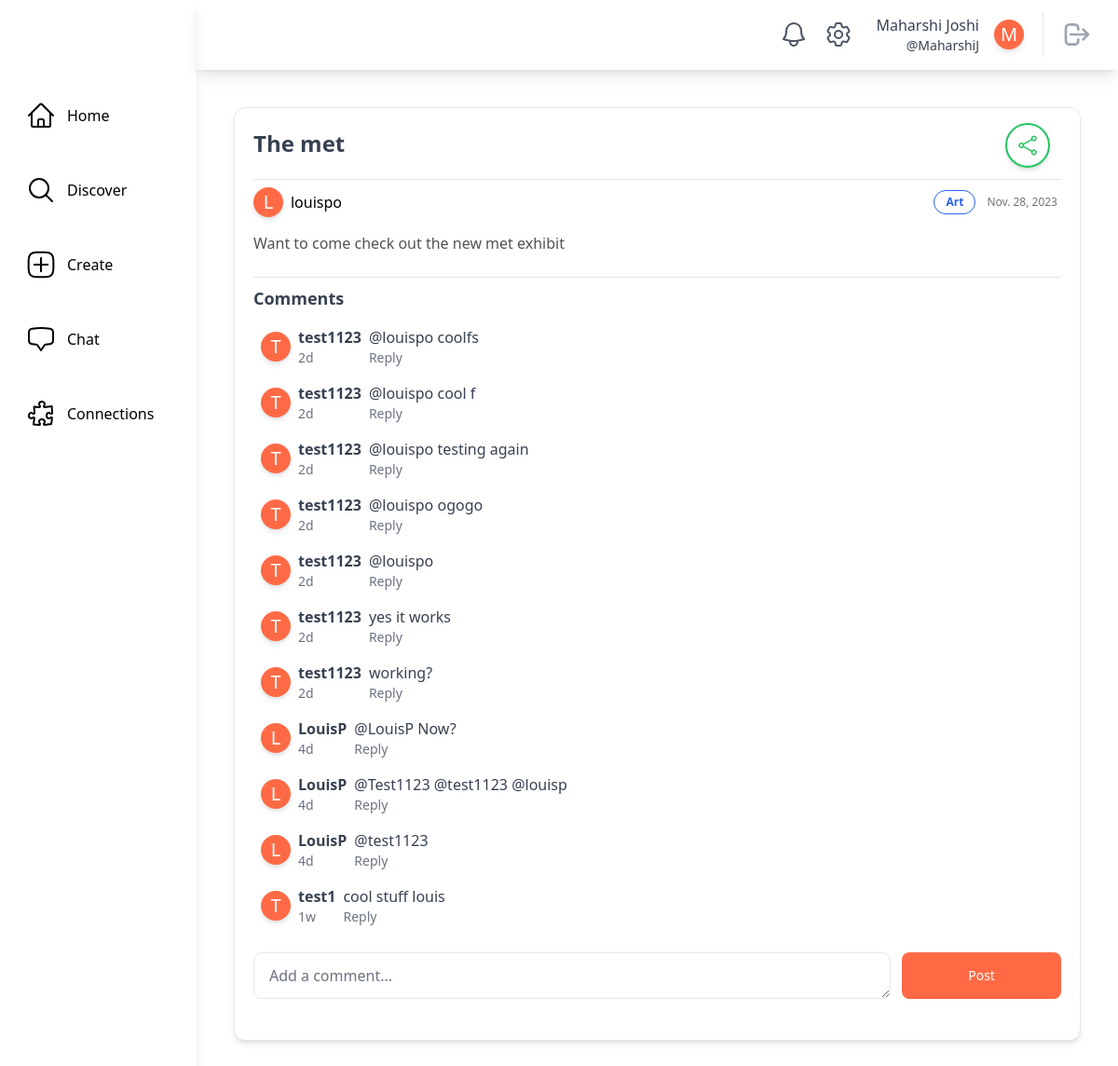
Before: /posts/post/louispo/9/ (signed in) with the older database file.
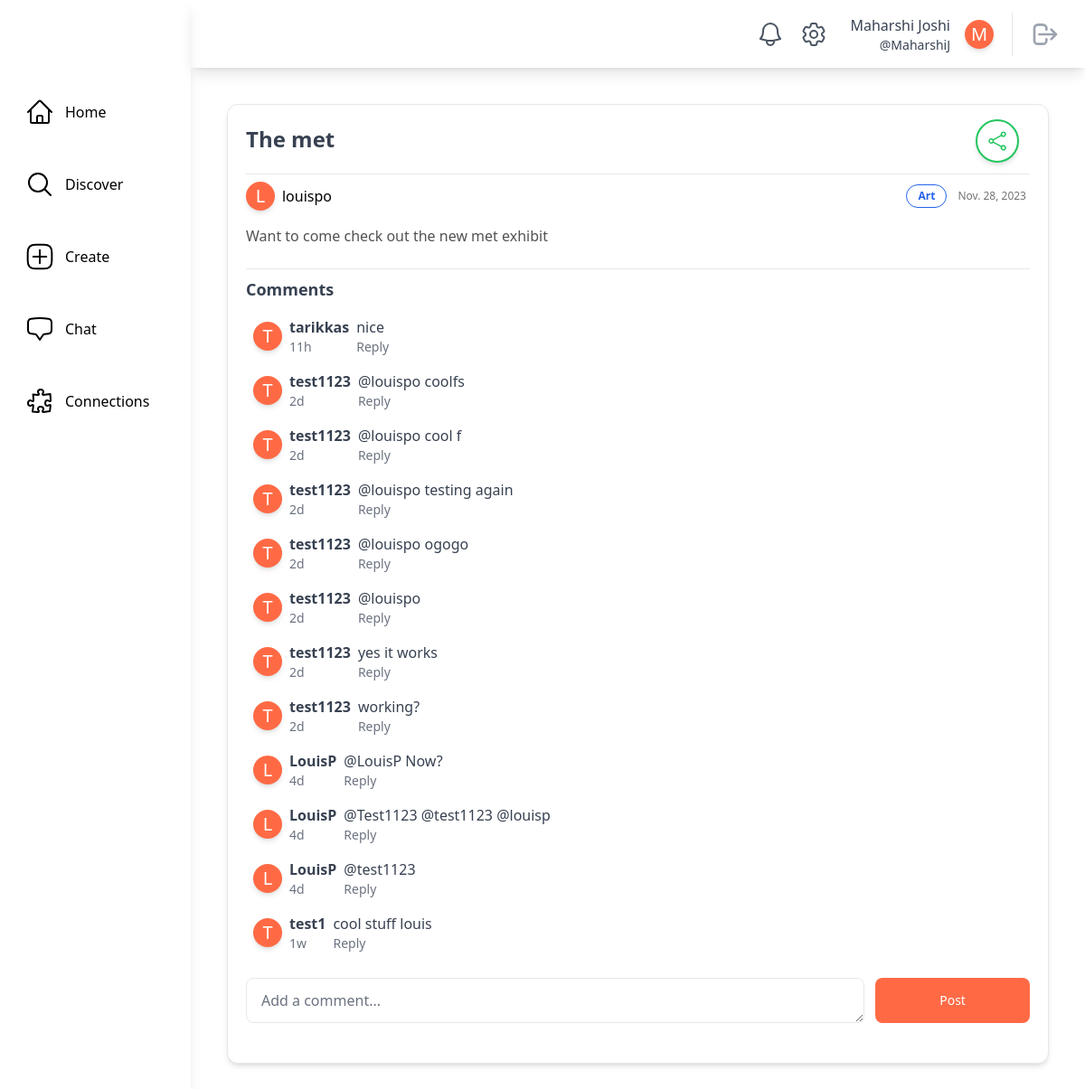
After: the same page with the newer database file.
### main/models.py (models this page shows)
class InterestTag(models.Model):
    name = models.CharField(max_length=50, unique=True)
    class Meta:
        db_table = "interest_tags"
        verbose_name_plural = "Interest Tags"
    def __str__(self):
        return self.name

class SocialUser(AbstractUser):
    class Pronouns(models.IntegerChoices):
        SHE = 1, _("She/Her")
        HE = 2, _("He/Him")
        THEY = 3, _("They/Them")
        OTHER = 4, _("Other/Prefer Not To Say")
    username = models.CharField(max_length=30, unique=True)
    email = models.EmailField(unique=True, default="@nyu.edu")
    full_name = models.CharField(max_length=50, default="")
    pronouns = models.IntegerField(default=Pronouns.OTHER, choices=Pronouns.choices)
    date_of_birth = models.DateField(null=True, validators=[validate_age])
    major = models.CharField(max_length=100, default="undeclared")
    tags = models.ManyToManyField(InterestTag, related_name="tags")
    profile_picture = models.ImageField(
        upload_to="profile_pics/", null=True, blank=True
    )
    timestamp = models.DateTimeField("timestamp", default=timezone.now)  # joined
    def get_absolute_url(self):
        return reverse("main:profile_page", kwargs={"username": self.username})

### posts/models.py (models this page shows, shortened)
class Comment(models.Model):
    post = models.ForeignKey(
        ActivityPost, on_delete=models.CASCADE, related_name="comments"
    )
    commentPoster = models.ForeignKey(
        settings.AUTH_USER_MODEL, on_delete=models.CASCADE
    )
    text = models.TextField()
    timestamp = models.DateTimeField("date commented")
    taggedUsers = models.ManyToManyField(
        settings.AUTH_USER_MODEL, related_name="taggedUsers"
    )

### posts/views.py (the view)
@method_decorator(login_required, name="dispatch")
class PostDetailsView(LoginRequiredMixin, generic.DetailView):
    model = ActivityPost
    template_name = "posts/post_details.html"
    context_object_name = "post"
    def get(self, request, *args, **kwargs):
        post = get_object_or_404(
            ActivityPost,
            poster__username=self.kwargs["poster"],
            pk=self.kwargs["pk"],
        )
        if (
            post.status == ActivityPost.PostStatus.DRAFT
            or post.status == ActivityPost.PostStatus.ARCHIVED
        ) and post.poster != request.user:
            return HttpResponseRedirect(reverse("main:home"))
        return super().get(request, *args, **kwargs)
    def get_context_data(self, **kwargs):
        context = super().get_context_data(**kwargs)
        comments = Comment.objects.filter(post=self.object).order_by("-timestamp")
        blocked_users = Block.objects.filter(blocker=self.request.user).values_list(
            "blocked_user", flat=True
        )
        blocking_users = Block.objects.filter(
            blocked_user=self.request.user
        ).values_list("blocker", flat=True)
        context["comments"] = comments.exclude(commentPoster__in=blocked_users).exclude(
            commentPoster__in=blocking_users
        )
        return context
    def post(self, request, *args, **kwargs):
        new_comment = self.request.POST.get("new_comment")
        if new_comment:
            poster = SocialUser(username=self.kwargs["poster"])
            post = ActivityPost(poster=poster, pk=self.kwargs["pk"])
            taggedUsername = [
                word[1:] for word in new_comment.split() if word.startswith("@")
            ]
            taggedUsers = SocialUser.objects.filter(username__in=taggedUsername)
            comment = Comment.objects.create(
                commentPoster=request.user,
                post=post,
                text=new_comment,
                timestamp=timezone.now(),
            )
            comment.taggedUsers.set(taggedUsers)
        return redirect(
            reverse_lazy(
                "posts:post_details",
                kwargs={
                    "poster": poster.username,
                    "pk": post.id,
                },
            )
        )
    def dispatch(self, request, *args, **kwargs):
        poster = self.kwargs["poster"]
        post = get_object_or_404(
            ActivityPost,
            poster__username=self.kwargs["poster"],
            pk=self.kwargs["pk"],
        )
        if (
            post.status != ActivityPost.PostStatus.ACTIVE
            and self.request.user.username != poster
        ):
            return self.handle_no_permission()
        return super().dispatch(request, *args, **kwargs)

### main/models.py (called while the page is built)
    @classmethod
    def count_unread_notifications(cls, user):
        return (
            cls.objects.filter(models.Q(recipient_user=user, is_read=False))
            .all()
            .order_by("-timestamp")
            .count()
        )

### main/templatetags/main_customfilters.py (called while the page is built)
@register.filter
def format_time_difference(timestamp):
    now = timezone.now()
    time_difference = now - timestamp
    days = time_difference.days
    seconds = time_difference.seconds
    years, remainder = divmod(days, 365)
    months, days = divmod(remainder, 30)
    weeks, days = divmod(days, 7)
    hours, remainder = divmod(seconds, 3600)
    minutes, _ = divmod(remainder, 60)
    if years > 0:
        return f"{years}y"
    elif months > 0:
        return f"{months}mo"
    elif weeks > 0:
        return f"{weeks}w"
    elif days > 0:
        return f"{days}d"
    elif hours > 0:
        return f"{hours}h"
    elif minutes > 0:
        return f"{minutes}m"
    else:
        return "Just now"

### theme/templatetags/theme_customfilters.py (called while the page is built)
@register.filter
def count_unread_notifications(user):
    return Notification.count_unread_notifications(user)

### posts/templates/posts/post_details.html (shortened to what this page needs)
{% extends "base.html" %}
{% load username_customfilters %}
{% block content %}
    <div class="rounded-xl border p-5 shadow-md bg-white m-10">
        <div class="flex flex-wrap w-full items-center justify-between border-b -mt-2">
           <div class="flex items-center text-2xl font-bold text-gray-700 mb-3">{{ post.title|capfirst }}</div>
            <div class="flex flex-wrap justify-self-end items-center">
                <div class="flex items-center justify-items-start mr-2 mb-2">
                    <div class="relative inline-flex items-center justify-center py-2 overflow-hidden font-medium text-green-500 transition duration-300 ease-out border-2 border-green-500 rounded-full shadow-md group w-12 h-12 m-1">
                        <span class="absolute flex items-center justify-center w-full h-full text-green-500 transition-all duration-300 ease group-hover:bg-green-500 group-hover:text-white">
                            <button id="copyLinkBtn">
                            </button>
                        </span>
                    </div>
                </div>
            </div>
        </div>
        <div class="flex flex-wrap w-full items-center justify-between">
            <a href="{% url 'main:profile_page' post.poster.username %}"
               class="flex items-center hover:bg-gray-100 rounded hover:text-gray-600 focus:bg-gray-100 focus:text-gray-600 mt-2">
               <div class="rounded-full h-8 w-8 bg-[#ff6a45] flex items-center justify-center shadow-md border-white transition duration-200 transform hover:scale-110">
                  {% if post.poster.profile_picture %}
                     {% comment %} Profile Picture with same shape {% endcomment %}
                  {% else %}
                     <span class="text-white text-xl">{{ post.poster.full_name|first|capfirst }}</span>
                  {% endif %}
               </div>
               <div class="flex items-center ml-2">
                  <div class="text-md font-regular">{{ post.poster.username }}</div>
               </div>
            </a>
            <div class="flex flex-wrap justify-self-end items-center">
                <div class="flex items-center justify-items-start mr-2 mt-2">
                    {% for tag in post.tags.all %}
                        <button class="mr-1 rounded-2xl border border-blue-600 text-blue-600 bg-white px-3 py-1 text-xs font-semibold">{{ tag }}</button>
                    {% endfor %}
                </div>
                <div class="text-xs text-neutral-500 text-right mr-1 mt-2">{{ post.timestamp.date }}</div>
            </div>
        </div>
        <div class="mt-4 mb-6">
            <div class="text-neutral-600">{{ post.description }}</div>
        </div>
        <div class="flex justify-between items-center mt-5 mb-4">
            <h2 class="text-lg font-semibold text-gray-700 border-t w-full pt-2">Comments</h2>
        </div>
        <div>
            {% if comments %}
                {% for comment in comments %}
                    {% include "posts/comment_card.html" with comment=comment %}
                {% endfor %}
            {% else %}
                <p>No comments yet! Add one to start the conversation.</p>
            {% endif %}
        </div>
        <form class="mt-6 mb-6" method="post">
            <div class="flex justify-between w-full mb-4">
                <textarea name="new_comment"
                          id="comment"
                          rows="1"
                          class="px-4 py-3 bg-white rounded-lg rounded-t-lg border border-gray-200 w-4/5 focus:ring-0 focus:outline-none"
                          placeholder="Add a comment..."
                          required></textarea>
                <button type="submit"
                        class="ml-3 w-1/5 py-3 text-sm font-medium text-center text-white bg-[#ff6a45] rounded-lg focus:ring-4">
                    Post
                </button>
            </div>
        </form>
    </div>
{% endblock content %}

### posts/templates/posts/comment_card.html (shortened to what this page needs)
{% load main_customfilters %}
{% load username_customfilters %}
<div class="rounded-xl bg-white mx-2 my-3">
    <div class="flex flex-wrap items-start">
        <a href="{% url 'main:profile_page' comment.commentPoster.username %}"
           class="flex items-center hover:bg-gray-100 rounded hover:text-gray-600 focus:bg-gray-100 focus:text-gray-600">
            <div class="rounded-full h-8 w-8 bg-[#ff6a45] flex items-center justify-center shadow-md border-white transition duration-200 transform hover:scale-110">
                {% if comment.commentPoster.profile_picture %}
                {% else %}
                    <span class="text-white text-xl">{{ comment.commentPoster.full_name|first|capfirst }}</span>
                {% endif %}
            </div>
            <div class="ml-2">
                <div class="text-md font-semibold text-gray-700">{{ comment.commentPoster.username }}</div>
                <div class="text-sm text-gray-500">{{ comment.timestamp|format_time_difference }}</div>
            </div>
        </a>
        <div class="flex-1 ml-2 m-1">
           <div class="text-md leading-none text-gray-700">
                {% with comment_text=comment.text|taggedUsers:comment.taggedUsers %}
                    {{ comment_text|safe }}
                {% endwith %}
            </div>
            {% if comment.commentPoster != user %}
                <button type="button"
                        class="flex items-center text-sm text-gray-500 hover:scale-110 font-medium mt-1">
                    Reply
                </button>
            {% endif %}
        </div>
    </div>
</div>

Changed rows visible on the page:
added Comment: commentPoster.full_name|first "T", commentPoster.username "tarikkas", timestamp "11h", text "nice", shows "Reply"
